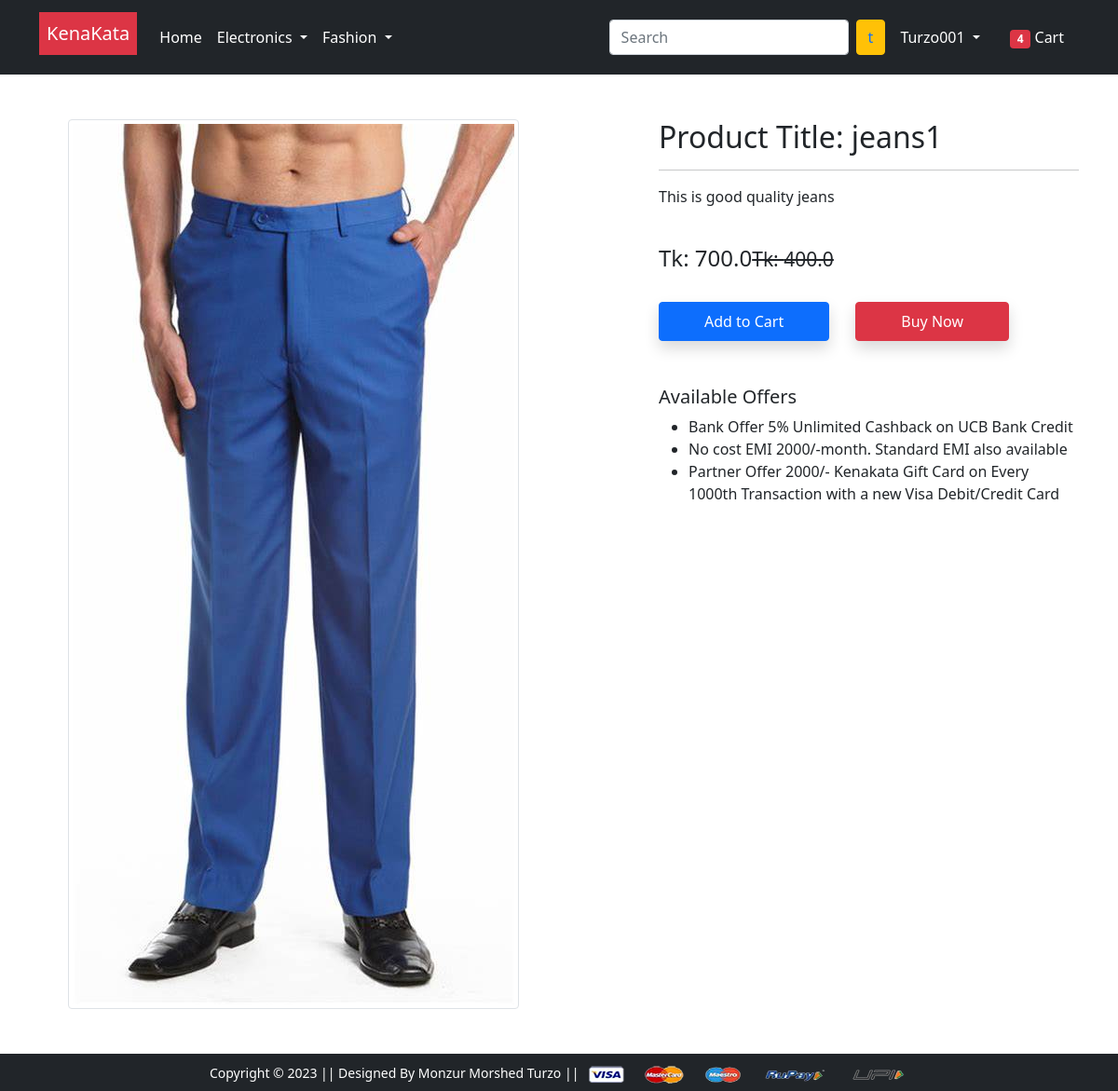
Page /product-detail/1 (signed in) on the committed database.
### app/models.py (models this page shows, shortened)
class Product(models.Model):
    title=models.CharField(max_length=100)
    selling_price=models.FloatField()
    discounted_price=models.FloatField()
    description=models.TextField()
    brand=models.CharField(max_length=100)
    catagory=models.CharField(choices=CATAGORY_CHOICES,max_length=2)
    product_image=models.ImageField(upload_to='productimg')

### app/views.py (the view)
# urls.py: path('product-detail/<int:pk>', views.ProductDetailView.as_view(), name='product-detail'),
class ProductDetailView(View):
    def get(self,request,pk):
        product=Product.objects.get(pk=pk)
        item_already_in_cart=False
        item_already_in_cart=Cart.objects.filter(Q(product=product.id) & Q(user=request.user)).exists()
        return render(request, 'app/productdetail.html',
        {'product':product, 'item_already_in_cart':item_already_in_cart})

### app/templates/app/productdetail.html (shortened to what this page needs)
{% extends 'app/base.html' %}
{% load static %}
{% block main-content %}
<div class="container my-5">
 <div class="row">
  <div class="col-sm-6 text-center align-self-center">
   <img src="{{product.product_image.url}}" alt="" class="img-fluid img-thumbnail">
  </div>
  <div class="col-sm-5 offset-sm-1">
   <h2>Product Title: {{product.title}}</h2>
   <hr>
   <p>{{product.description}}</p> <br>
   <h4>Tk: {{product.selling_price}}<small class="fw-light text-decoration-line-through">Tk: {{product.discounted_price}}</small></h4> <br>
   {% if item_already_in_cart %}
   <a href="{% url 'showcart' %}" class="btn btn-warning shadow px-5 py-2 ms-4">
      Go to Cart</a>
   {% else %}
   <form action="/add-to-cart" class="d-inline">
   <button type="submit" class="btn btn-primary shadow px-5 py-2">Add to Cart</button>
</form>
   {% endif %}
   <a href="{% url 'buy-now' %}" class="btn btn-danger shadow px-5 py-2 ms-4">Buy Now</a>
   <h5 class="mt-5">Available Offers</h5>
   <ul>
    <li>Bank Offer 5% Unlimited Cashback on UCB Bank Credit</li>
    <li>No cost EMI 2000/-month. Standard EMI also available</li>
    <li>Partner Offer 2000/- Kenakata Gift Card on Every 1000th Transaction with a new Visa Debit/Credit Card</li>
   </ul>
  </div>
 </div>
</div>
{% endblock main-content %}

### app/templates/app/base.html (shortened to what this page needs)
<!doctype html>
{% load static %}
<html lang="en">
  <head>
    <link href="https://cdn.jsdelivr.net/npm/bootstrap@5.0.0-beta1/dist/css/bootstrap.min.css" rel="stylesheet">
    <link rel="stylesheet" href="{% static 'app/css/owl.carousel.min.css' %}">
    <link rel="stylesheet" href="{% static 'app/css/all.min.css' %}">
    <link rel="stylesheet" href="{% static 'app/css/style.css' %}">
  </head>
  <body>
    <nav class="navbar navbar-expand-lg navbar-dark bg-dark">
     <div class="container">
       <a class="navbar-brand" href="/"><div class="p-2 mb-2 bg-danger text-white">KenaKata</div></a>
       <div class="collapse navbar-collapse" id="navbarSupportedContent">
         <ul class="navbar-nav me-auto mb-2 mb-lg-0">
           <li class="nav-item">
             <a class="nav-link active" aria-current="page" href="/">Home</a>
           </li>
           <li class="nav-item dropdown">
             <a class="nav-link dropdown-toggle text-white" href="#" id="electronicsDropdown" role="button" data-bs-toggle="dropdown" aria-expanded="false">
               Electronics
             </a>
           </li>
           <li class="nav-item dropdown">
             <a class="nav-link dropdown-toggle text-white" href="#" id="fashionDropdown" role="button" data-bs-toggle="dropdown" aria-expanded="false">
               Fashion
             </a>
           </li>
         </ul>
         <form class="d-flex">
           <input class="form-control me-2" type="search" placeholder="Search" aria-label="Search">
           <button class="btn btn-warning" type="submit">
            <a id="GFG" href="{% url 'profile' %}"> {{request.user.username|make_list|first}} </a>
          </button>
         </form>
         <div>
          <ul class="navbar-nav me-auto mb-2 mb-lg-0">
            {% if request.user.is_authenticated %}
           <li class="nav-item dropdown mx-2">
              <a class="nav-link dropdown-toggle text-white" href="#" id="profileDropdown" role="button" data-bs-toggle="dropdown" aria-expanded="false">
                {{request.user.username|capfirst}}
              </a>
            </li>
            <li class="nav-item mx-2">
             <a href="{% url 'showcart' %}" class="nav-link text-white"><span class="badge bg-danger">4</span> Cart </a>
            </li>
            {% endif %}
          </ul>
         </div>
       </div>
     </div>
    </nav>
    {% block main-content %} {% endblock main-content %}
    <footer class="container-fluid bg-dark text-center p-2 mt-5">
        <small class="text-white">Copyright &copy; 2023 || Designed By Monzur Morshed Turzo || </small>
        <img src="{% static 'app/images/payment.png' %}" alt="" srcset="" class="img-fluid" height="2px">
    </footer>
  </body>
</html>

### app/templates/app/base.html (style rules this page uses)
#GFG { text-decoration: none; }

### rows in the picture
Product: product_image (picture), title "jeans1", description "This is good quality jeans", selling_price "700.0", discounted_price "400.0"

### other values in the picture
{{ request.user.username|make_list|first }} "t"
{{ request.user.username|capfirst }} "Turzo001"
